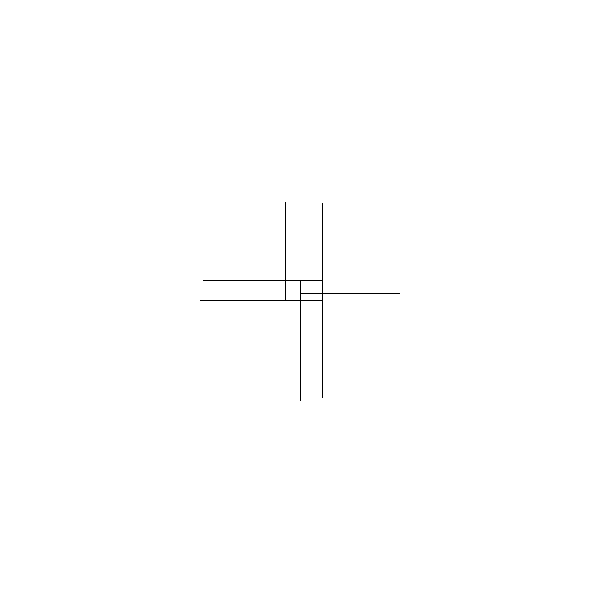
Frame 1 (no input)
Frame 60 (the mouse pressed at the canvas centre just before this capture): identical to frame 1, image omitted
Frame 120 (the mouse held since frame 60 and released just before this capture): identical to frame 1, image omitted

The Processing sketch that drew this single still picture (run headless with seeded random() and noise(); from frame 60 on, the mouse is pressed at the canvas centre):

// Processing sketch: proceduralRoads
// ── proceduralRoads.pde

public Map map;

void setup(){
  size(600, 600);
  map = new Map(600, 600);
  map.startCity(300, 300, 100);
}

void draw(){
  map.render();
  //println(frameRate);
}

// ── Map.pde
class Map{
  
  int[][] map;
  
  public Map(int w, int h){
    map = new int[w][h];
  }
  
  public void render(){
    noStroke();
    for(int i = 0;i < map.length;i++){
      for(int j = 0;j < map[i].length;j++){
        switch(map[i][j]){
          case 0:
          fill(255);
          break;
          case 1:
          fill(0);
          break;
        }
        rect(i*width/map.length, j*height/map[i].length, width/map.length, height/map[i].length);
      }
    }
  }
  
  public void startCity(int x, int y, int size){
    //create main roads
    //for(int i = x-size<0?0:x-size;i < (x+size>map.length-1?map.length-1:x+size);i++)map[i][y] = 1;
    //for(int i = y-size<0?0:y-size;i < (y+size>map[x].length-1?map[x].length-1:y+size);i++)map[x][i] = 1;
    
    //pick branch points
    ArrayList<Node> nodes = new ArrayList<Node>();
    
    //create center branch
    nodes.add(new Node(x, y, 10));
    
    //create scattered branch
    for(int i = 0;i < ((int)size/50==0?1:(int)size/50);i++){
      float theta = random(360);
      float dist = random(size);
      int xPoint = (int)(dist*cos(radians(theta)))+x;
      int yPoint = (int)(dist*sin(radians(theta)))+y;
      nodes.add(new Node(xPoint<0?0:xPoint>map.length-1?map.length-1:xPoint, yPoint<0?0:yPoint>map.length-1?map.length-1:yPoint, 5));
    }
    
    //expand from points
    while(nodes.size() != 0){
      ArrayList<Node> nNodes = new ArrayList<Node>();
      //update all points
      for(int i = 0;i < nodes.size();i++){
        //check if outside radius
        if(dist(nodes.get(i).getX(),nodes.get(i).getY(),x,y)>size)continue;
        //set map value
        map[nodes.get(i).getX()][nodes.get(i).getY()] = 1;
        //check on border
        if(nodes.get(i).getX()==0||nodes.get(i).getY()==0||nodes.get(i).getX()==map.length-1||nodes.get(i).getY()==map[nodes.get(i).getX()].length-1)continue;
        //check neighbours
        int neighbourCount = 0;
        if(map[nodes.get(i).getX()][nodes.get(i).getY()+1]==1)neighbourCount++;
        if(map[nodes.get(i).getX()][nodes.get(i).getY()-1]==1)neighbourCount++;
        if(map[nodes.get(i).getX()+1][nodes.get(i).getY()]==1)neighbourCount++;
        if(map[nodes.get(i).getX()-1][nodes.get(i).getY()]==1)neighbourCount++;
        //create new nodes
        if(neighbourCount == 0){
          nNodes.add(new Node(nodes.get(i).getX(),nodes.get(i).getY()+1,nodes.get(i).getSize()));
          nNodes.add(new Node(nodes.get(i).getX(),nodes.get(i).getY()-1,nodes.get(i).getSize()));
          nNodes.add(new Node(nodes.get(i).getX()+1,nodes.get(i).getY(),nodes.get(i).getSize()));
          nNodes.add(new Node(nodes.get(i).getX()-1,nodes.get(i).getY(),nodes.get(i).getSize()));
        }
        if(map[nodes.get(i).getX()][nodes.get(i).getY()+1]==1&&map[nodes.get(i).getX()][nodes.get(i).getY()-1]==0)nNodes.add(new Node(nodes.get(i).getX(),nodes.get(i).getY()-1,nodes.get(i).getSize()));
        if(map[nodes.get(i).getX()][nodes.get(i).getY()-1]==1&&map[nodes.get(i).getX()][nodes.get(i).getY()+1]==0)nNodes.add(new Node(nodes.get(i).getX(),nodes.get(i).getY()+1,nodes.get(i).getSize()));
        if(map[nodes.get(i).getX()+1][nodes.get(i).getY()]==1&&map[nodes.get(i).getX()-1][nodes.get(i).getY()]==0)nNodes.add(new Node(nodes.get(i).getX()-1,nodes.get(i).getY(),nodes.get(i).getSize()));
        if(map[nodes.get(i).getX()-1][nodes.get(i).getY()]==1&&map[nodes.get(i).getX()+1][nodes.get(i).getY()]==0)nNodes.add(new Node(nodes.get(i).getX()+1,nodes.get(i).getY(),nodes.get(i).getSize()));
      }
      //update new points
      nodes = nNodes;
    }
    
  }
  
}

// ── MapBranchNode.pde
public class Node{
  
  private int x, y, size;
  
  public Node(int x, int y, int size){
    this.x = x;
    this.y = y;
    this.size = size;
  }
  
  public int getX(){
    return x;
  }
  
  public int getY(){
    return y;
  }
  
  public int getSize(){
    return size;
  }
  
}
